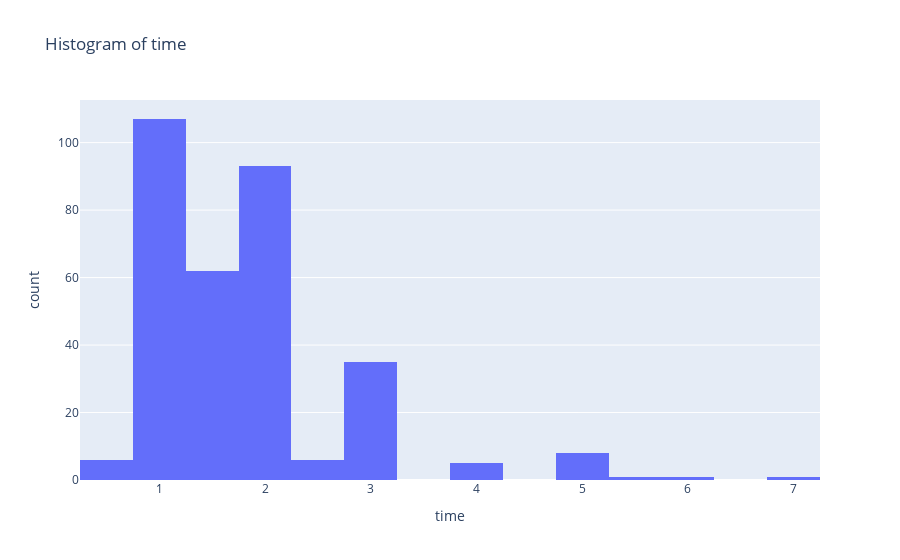

Notebook source saved alongside this figure:
### Markdown cell above
Proceeding with univariate analysis

### Code cell
x = 'time'

display(df.sort_values(x, ascending = False).head())
display(df.sort_values(x, ascending = True).head())

fig = px.histogram(df, x=x, title = 'Histogram of ' + x, nbins = int(len(df) ** (1 / 2)))

fig.show()

### Figure 1 — Plotly figure (JSON) as saved in the notebook; plotly's stock layout.template omitted (floating-point values rounded to 4 significant figures; data arrays with more than 128 entries replaced by an {"elided": "..."} marker saying what was removed)
{"data": [{"alignmentgroup": "True", "bingroup": "x", "hovertemplate": "time=%{x}<br>count=%{y}<extra></extra>", "legendgroup": "", "marker": {"color": "#636efa", "pattern": {"shape": ""}}, "name": "", "nbinsx": 18, "offsetgroup": "", "orientation": "v", "showlegend": false, "type": "histogram", "x": {"elided": "325 float values"}, "xaxis": "x", "yaxis": "y"}], "layout": {"autosize": true, "barmode": "relative", "legend": {"tracegroupgap": 0}, "title": {"text": "Histogram of time"}, "xaxis": {"anchor": "y", "autorange": true, "domain": [0, 1], "range": [0.25, 7.25], "title": {"text": "time"}, "type": "linear"}, "yaxis": {"anchor": "x", "autorange": true, "domain": [0, 1], "range": [0, 112.6], "title": {"text": "count"}}}}
